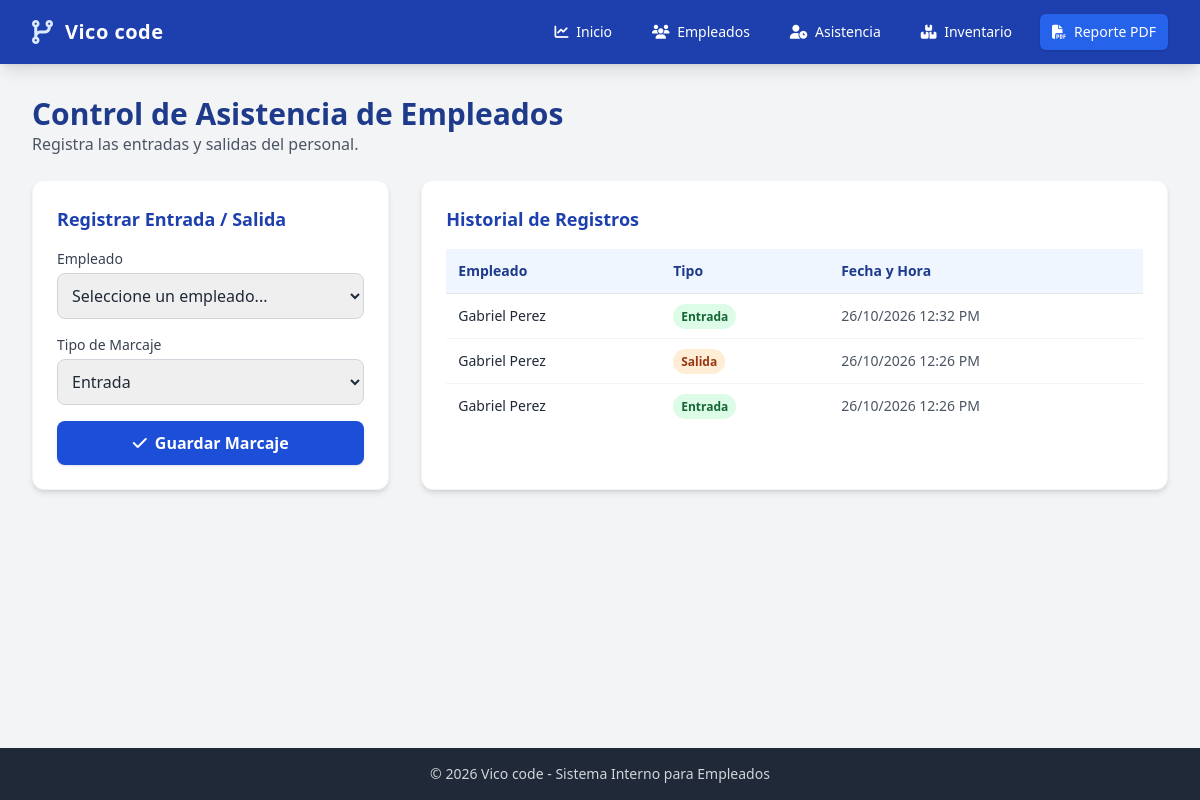
The page /asistencia on the database its author committed.
### models.py (models this page shows)
class MarcajeAsistencia(Base):
    __tablename__ = "marcajes_asistencia"
    id = Column(Integer, primary_key=True, index=True)
    empleado_id = Column(Integer, ForeignKey("empleados.id"), nullable=False)
    tipo = Column(String(20), nullable=False)  # 'Entrada' o 'Salida'
    fecha_hora = Column(DateTime, default=datetime.now, nullable=False)
    empleado = relationship("Empleado", back_populates="marcajes")

class Empleado(Base):
    __tablename__ = "empleados"
    id = Column(Integer, primary_order=True, primary_key=True, index=True)
    cedula = Column(String(20), unique=True, index=True, nullable=False)
    nombre = Column(String(100), nullable=False)
    apellido = Column(String(100), nullable=False)
    cargo = Column(String(100), nullable=False)
    marcajes = relationship("MarcajeAsistencia", back_populates="empleado")
    inventario = relationship("RegistroInventario", back_populates="empleado")

### main.py (the view)
@app.get("/asistencia")
def asistencia_view(request: Request, db: Session = Depends(get_db)):
    empleados = db.query(Empleado).all()
    marcajes = db.query(MarcajeAsistencia).order_by(MarcajeAsistencia.fecha_hora.desc()).all()
    return templates.TemplateResponse(
        request,
        "asistencia.html",
        {
            "empleados": empleados,
            "marcajes": marcajes,
        },
    )

### templates/asistencia.html (shortened to what this page needs)
{% extends "base.html" %}
{% block content %}
<div class="mb-6">
    <h1 class="text-3xl font-bold text-brand-900">Control de Asistencia de Empleados</h1>
    <p class="text-gray-600">Registra las entradas y salidas del personal.</p>
</div>
<div class="grid grid-cols-1 lg:grid-cols-3 gap-8">
    <div class="bg-white p-6 rounded-xl shadow-md border border-gray-100">
        <h2 class="text-lg font-bold text-brand-800 mb-4">Registrar Entrada / Salida</h2>
        <form action="/asistencia/registrar" method="POST" class="space-y-4">
            <div>
                <label class="block text-sm font-medium text-gray-700 mb-1">Empleado</label>
                <select name="empleado_id" required class="w-full border-gray-300 rounded-lg p-2.5 border focus:ring-2 focus:ring-brand-500 focus:outline-none">
                    <option value="" disabled selected>Seleccione un empleado...</option>
                </select>
            </div>
            <div>
                <label class="block text-sm font-medium text-gray-700 mb-1">Tipo de Marcaje</label>
                <select name="tipo_movimiento" required class="w-full border-gray-300 rounded-lg p-2.5 border focus:ring-2 focus:ring-brand-500 focus:outline-none">
                    <option value="Entrada">Entrada</option>
                </select>
            </div>
            <button type="submit" class="w-full bg-brand-700 hover:bg-brand-800 text-white font-semibold py-2.5 rounded-lg shadow transition">
                <i class="fa-solid fa-check mr-1"></i> Guardar Marcaje
            </button>
        </form>
    </div>
    <div class="lg:col-span-2 bg-white p-6 rounded-xl shadow-md border border-gray-100">
        <h2 class="text-lg font-bold text-brand-800 mb-4">Historial de Registros</h2>
        <div class="overflow-x-auto">
            <table class="w-full text-left border-collapse">
                <thead>
                    <tr class="bg-brand-50 text-brand-900 text-sm">
                        <th class="p-3 border-b">Empleado</th>
                        <th class="p-3 border-b">Tipo</th>
                        <th class="p-3 border-b">Fecha y Hora</th>
                    </tr>
                </thead>
                <tbody class="divide-y divide-gray-100 text-sm">
                    {% for reg in marcajes %}
                    <tr class="hover:bg-gray-50">
                        <td class="p-3 font-medium text-gray-800">{{ reg.empleado.nombre }} {{ reg.empleado.apellido }}</td>
                        <td class="p-3">
                            {% if reg.tipo == "Entrada" %}
                            <span class="px-2 py-1 text-xs font-semibold rounded-full bg-green-100 text-green-800">Entrada</span>
                            {% else %}
                            <span class="px-2 py-1 text-xs font-semibold rounded-full bg-orange-100 text-orange-800">Salida</span>
                            {% endif %}
                        </td>
                        <td class="p-3 text-gray-600">{{ reg.fecha_hora.strftime('%d/%m/%Y %I:%M %p') }}</td>
                    </tr>
                    {% else %}
                    <tr>
                        <td colspan="3" class="p-4 text-center text-gray-500">No hay marcajes registrados hoy.</td>
                    </tr>
                    {% endfor %}
                </tbody>
            </table>
        </div>
    </div>
</div>
{% endblock %}

### templates/base.html (shortened to what this page needs)
<!DOCTYPE html>
<html lang="es">
<head>
    <script src="https://cdn.tailwindcss.com"></script>
    <link rel="stylesheet" href="https://cdnjs.cloudflare.com/ajax/libs/font-awesome/6.4.0/css/all.min.css">
</head>
<body class="bg-gray-100 font-sans antialiased text-gray-800 flex flex-col min-h-screen">
    <nav class="bg-brand-800 text-white shadow-lg sticky top-0 z-50">
        <div class="max-w-7xl mx-auto px-4 sm:px-6 lg:px-8">
            <div class="flex items-center justify-between h-16">
                <div class="flex items-center space-x-3">
                    <i class="fa-solid fa-code-branch text-2xl text-brand-100"></i>
                    <span class="font-bold text-xl tracking-wide">Vico code</span>
                </div>
                <div class="hidden md:flex space-x-4">
                    <a href="/" class="px-3 py-2 rounded-md text-sm font-medium hover:bg-brand-700 transition"><i class="fa-solid fa-chart-line mr-1"></i> Inicio</a>
                    <a href="/empleados" class="px-3 py-2 rounded-md text-sm font-medium hover:bg-brand-700 transition"><i class="fa-solid fa-users mr-1"></i> Empleados</a>
                    <a href="/asistencia" class="px-3 py-2 rounded-md text-sm font-medium hover:bg-brand-700 transition"><i class="fa-solid fa-user-clock mr-1"></i> Asistencia</a>
                    <a href="/inventario" class="px-3 py-2 rounded-md text-sm font-medium hover:bg-brand-700 transition"><i class="fa-solid fa-boxes-stacked mr-1"></i> Inventario</a>
                    <a href="/reporte/pdf" target="_blank" class="bg-brand-600 hover:bg-brand-500 text-white px-3 py-2 rounded-md text-sm font-medium shadow transition flex items-center">
                        <i class="fa-solid fa-file-pdf mr-2"></i> Reporte PDF
                    </a>
                </div>
            </div>
        </div>
    </nav>
    <main class="flex-grow max-w-7xl w-full mx-auto px-4 sm:px-6 lg:px-8 py-8">
        {% block content %}{% endblock %}
    </main>
    <footer class="bg-gray-800 text-gray-300 text-center py-4 text-sm mt-auto">
        <p>&copy; 2026 Vico code - Sistema Interno para Empleados</p>
    </footer>
</body>
</html>

### rows shown on the page
MarcajeAsistencia: empleado.nombre "Gabriel", empleado.apellido "Perez", tipo "Entrada", fecha_hora "26/10/2026 12:32 PM"
MarcajeAsistencia: empleado.nombre "Gabriel", empleado.apellido "Perez", tipo "Salida", fecha_hora "26/10/2026 12:26 PM"
MarcajeAsistencia: empleado.nombre "Gabriel", empleado.apellido "Perez", tipo "Entrada", fecha_hora "26/10/2026 12:26 PM"
